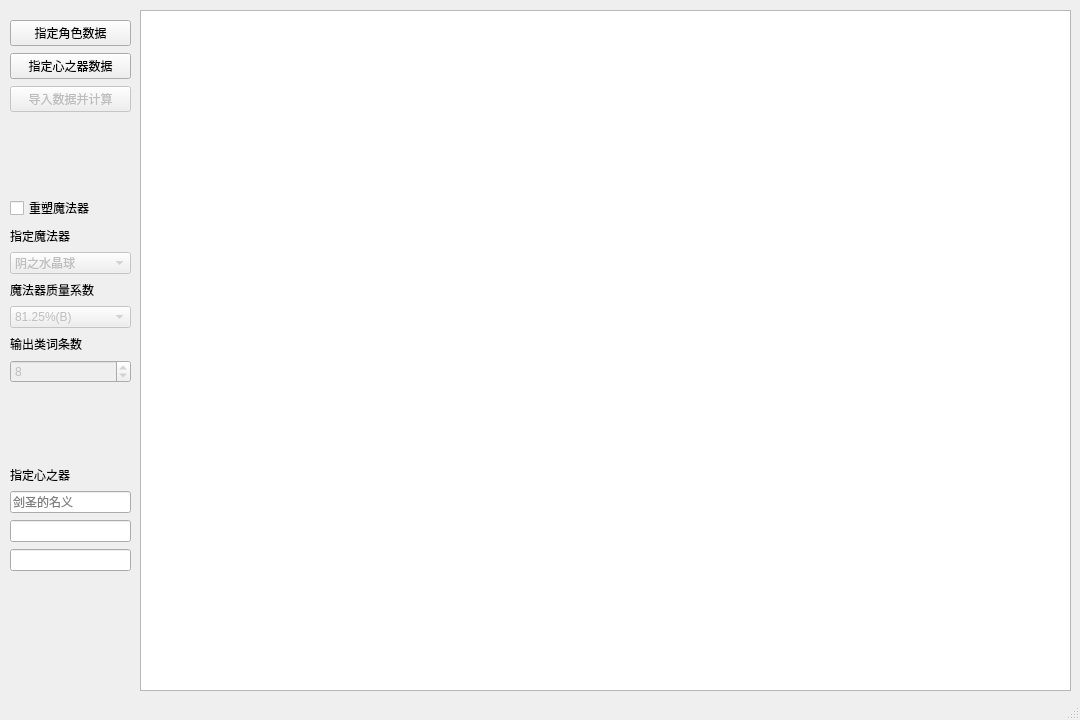
<?xml version="1.0" encoding="UTF-8"?>
<ui version="4.0">
 <class>MainWindow</class>
 <widget class="QMainWindow" name="MainWindow">
  <property name="windowModality">
   <enum>Qt::NonModal</enum>
  </property>
  <property name="enabled">
   <bool>true</bool>
  </property>
  <property name="geometry">
   <rect>
    <x>0</x>
    <y>0</y>
    <width>1080</width>
    <height>720</height>
   </rect>
  </property>
  <property name="minimumSize">
   <size>
    <width>1080</width>
    <height>720</height>
   </size>
  </property>
  <property name="maximumSize">
   <size>
    <width>1080</width>
    <height>720</height>
   </size>
  </property>
  <property name="windowTitle">
   <string>Re:0手游装备推荐器&amp;伤害计算器v3.0.0</string>
  </property>
  <property name="windowIcon">
   <iconset>
    <normaloff>icon.png</normaloff>icon.png</iconset>
  </property>
  <widget class="QWidget" name="centralwidget">
   <widget class="QTextBrowser" name="browser">
    <property name="geometry">
     <rect>
      <x>140</x>
      <y>10</y>
      <width>931</width>
      <height>681</height>
     </rect>
    </property>
    <property name="font">
     <font>
      <family>Consolas</family>
      <pointsize>9</pointsize>
      <underline>false</underline>
      <strikeout>false</strikeout>
      <kerning>true</kerning>
     </font>
    </property>
    <property name="html">
     <string>&lt;!DOCTYPE HTML PUBLIC &quot;-//W3C//DTD HTML 4.0//EN&quot; &quot;http://www.w3.org/TR/REC-html40/strict.dtd&quot;&gt;
&lt;html&gt;&lt;head&gt;&lt;meta name=&quot;qrichtext&quot; content=&quot;1&quot; /&gt;&lt;style type=&quot;text/css&quot;&gt;
p, li { white-space: pre-wrap; }
&lt;/style&gt;&lt;/head&gt;&lt;body style=&quot; font-family:'Consolas'; font-size:9pt; font-weight:400; font-style:normal;&quot;&gt;
&lt;p style=&quot;-qt-paragraph-type:empty; margin-top:0px; margin-bottom:0px; margin-left:0px; margin-right:0px; -qt-block-indent:0; text-indent:0px; font-size:12pt;&quot;&gt;&lt;br /&gt;&lt;/p&gt;&lt;/body&gt;&lt;/html&gt;</string>
    </property>
   </widget>
   <widget class="QWidget" name="layoutWidget">
    <property name="geometry">
     <rect>
      <x>10</x>
      <y>20</y>
      <width>121</width>
      <height>551</height>
     </rect>
    </property>
    <layout class="QVBoxLayout" name="verticalLayout">
     <property name="spacing">
      <number>7</number>
     </property>
     <property name="sizeConstraint">
      <enum>QLayout::SetDefaultConstraint</enum>
     </property>
     <property name="bottomMargin">
      <number>0</number>
     </property>
     <item>
      <widget class="QPushButton" name="pushButton_import_para">
       <property name="text">
        <string>指定角色数据</string>
       </property>
      </widget>
     </item>
     <item>
      <widget class="QPushButton" name="pushButton_import_xzq">
       <property name="text">
        <string>指定心之器数据</string>
       </property>
      </widget>
     </item>
     <item>
      <widget class="QPushButton" name="pushButton_run">
       <property name="enabled">
        <bool>false</bool>
       </property>
       <property name="text">
        <string>导入数据并计算</string>
       </property>
      </widget>
     </item>
     <item>
      <spacer name="verticalSpacer">
       <property name="orientation">
        <enum>Qt::Vertical</enum>
       </property>
       <property name="sizeHint" stdset="0">
        <size>
         <width>20</width>
         <height>40</height>
        </size>
       </property>
      </spacer>
     </item>
     <item>
      <widget class="QCheckBox" name="checkBox_mfq">
       <property name="text">
        <string>重塑魔法器</string>
       </property>
      </widget>
     </item>
     <item>
      <widget class="QLabel" name="label_mfq">
       <property name="text">
        <string>指定魔法器</string>
       </property>
      </widget>
     </item>
     <item>
      <widget class="QComboBox" name="comboBox_mfq">
       <property name="enabled">
        <bool>false</bool>
       </property>
       <property name="maxVisibleItems">
        <number>39</number>
       </property>
       <item>
        <property name="text">
         <string>阴之水晶球</string>
        </property>
       </item>
       <item>
        <property name="text">
         <string>不蚀的箭矢</string>
        </property>
       </item>
       <item>
        <property name="text">
         <string>六面回音骰</string>
        </property>
       </item>
       <item>
        <property name="text">
         <string>女王的金器</string>
        </property>
       </item>
       <item>
        <property name="text">
         <string>倒流的沙漏</string>
        </property>
       </item>
       <item>
        <property name="text">
         <string>银质假面</string>
        </property>
       </item>
       <item>
        <property name="text">
         <string>石封之光</string>
        </property>
       </item>
       <item>
        <property name="text">
         <string>指引的胸针</string>
        </property>
       </item>
       <item>
        <property name="text">
         <string>龙纹手杖</string>
        </property>
       </item>
       <item>
        <property name="text">
         <string>附灵之戒</string>
        </property>
       </item>
       <item>
        <property name="text">
         <string>颤栗之匙</string>
        </property>
       </item>
       <item>
        <property name="text">
         <string>魔焰匕首</string>
        </property>
       </item>
       <item>
        <property name="text">
         <string>命运之刻</string>
        </property>
       </item>
       <item>
        <property name="text">
         <string>古怪的陶罐</string>
        </property>
       </item>
       <item>
        <property name="text">
         <string>沉睡的吊坠</string>
        </property>
       </item>
      </widget>
     </item>
     <item>
      <widget class="QLabel" name="label_mfq_k">
       <property name="text">
        <string>魔法器质量系数</string>
       </property>
      </widget>
     </item>
     <item>
      <widget class="QComboBox" name="comboBox_mfq_k">
       <property name="enabled">
        <bool>false</bool>
       </property>
       <property name="editable">
        <bool>false</bool>
       </property>
       <property name="currentIndex">
        <number>5</number>
       </property>
       <property name="maxVisibleItems">
        <number>18</number>
       </property>
       <item>
        <property name="text">
         <string>100%(最好)</string>
        </property>
       </item>
       <item>
        <property name="text">
         <string>97.5%(S)</string>
        </property>
       </item>
       <item>
        <property name="text">
         <string>95%(S/A)</string>
        </property>
       </item>
       <item>
        <property name="text">
         <string>91.25%(A)</string>
        </property>
       </item>
       <item>
        <property name="text">
         <string>87.5%(A/B)</string>
        </property>
       </item>
       <item>
        <property name="text">
         <string>81.25%(B)</string>
        </property>
       </item>
       <item>
        <property name="text">
         <string>75%(B/C)</string>
        </property>
       </item>
       <item>
        <property name="text">
         <string>70%(C)</string>
        </property>
       </item>
       <item>
        <property name="text">
         <string>65%(C/D)</string>
        </property>
       </item>
       <item>
        <property name="text">
         <string>57.5%(D)</string>
        </property>
       </item>
       <item>
        <property name="text">
         <string>50%(最差)</string>
        </property>
       </item>
      </widget>
     </item>
     <item>
      <widget class="QLabel" name="label_mfq_num">
       <property name="text">
        <string>输出类词条数</string>
       </property>
      </widget>
     </item>
     <item>
      <widget class="QSpinBox" name="spinBox_mfq_num">
       <property name="enabled">
        <bool>false</bool>
       </property>
       <property name="minimum">
        <number>1</number>
       </property>
       <property name="maximum">
        <number>12</number>
       </property>
       <property name="value">
        <number>8</number>
       </property>
      </widget>
     </item>
     <item>
      <spacer name="verticalSpacer_2">
       <property name="orientation">
        <enum>Qt::Vertical</enum>
       </property>
       <property name="sizeHint" stdset="0">
        <size>
         <width>20</width>
         <height>40</height>
        </size>
       </property>
      </spacer>
     </item>
     <item>
      <widget class="QLabel" name="label_xzq">
       <property name="text">
        <string>指定心之器</string>
       </property>
      </widget>
     </item>
     <item>
      <widget class="QLineEdit" name="xzq_1">
       <property name="enabled">
        <bool>true</bool>
       </property>
       <property name="placeholderText">
        <string>剑圣的名义</string>
       </property>
      </widget>
     </item>
     <item>
      <widget class="QLineEdit" name="xzq_2"/>
     </item>
     <item>
      <widget class="QLineEdit" name="xzq_3"/>
     </item>
    </layout>
   </widget>
  </widget>
  <widget class="QStatusBar" name="bar"/>
  <action name="action_import">
   <property name="text">
    <string>导入</string>
   </property>
  </action>
  <action name="action_export">
   <property name="text">
    <string>导出</string>
   </property>
  </action>
 </widget>
 <tabstops>
  <tabstop>pushButton_import_para</tabstop>
  <tabstop>pushButton_import_xzq</tabstop>
  <tabstop>pushButton_run</tabstop>
  <tabstop>checkBox_mfq</tabstop>
  <tabstop>comboBox_mfq</tabstop>
  <tabstop>comboBox_mfq_k</tabstop>
  <tabstop>spinBox_mfq_num</tabstop>
  <tabstop>xzq_1</tabstop>
  <tabstop>xzq_2</tabstop>
  <tabstop>xzq_3</tabstop>
  <tabstop>browser</tabstop>
 </tabstops>
 <resources/>
 <connections>
  <connection>
   <sender>pushButton_import_para</sender>
   <signal>clicked()</signal>
   <receiver>MainWindow</receiver>
   <slot>import_para()</slot>
   <hints>
    <hint type="sourcelabel">
     <x>30</x>
     <y>24</y>
    </hint>
    <hint type="destinationlabel">
     <x>41</x>
     <y>137</y>
    </hint>
   </hints>
  </connection>
  <connection>
   <sender>pushButton_import_xzq</sender>
   <signal>clicked()</signal>
   <receiver>MainWindow</receiver>
   <slot>import_xzq()</slot>
   <hints>
    <hint type="sourcelabel">
     <x>67</x>
     <y>68</y>
    </hint>
    <hint type="destinationlabel">
     <x>78</x>
     <y>162</y>
    </hint>
   </hints>
  </connection>
  <connection>
   <sender>pushButton_run</sender>
   <signal>clicked()</signal>
   <receiver>MainWindow</receiver>
   <slot>run()</slot>
   <hints>
    <hint type="sourcelabel">
     <x>103</x>
     <y>102</y>
    </hint>
    <hint type="destinationlabel">
     <x>111</x>
     <y>189</y>
    </hint>
   </hints>
  </connection>
  <connection>
   <sender>checkBox_mfq</sender>
   <signal>stateChanged(int)</signal>
   <receiver>MainWindow</receiver>
   <slot>set_mfq_enabled()</slot>
   <hints>
    <hint type="sourcelabel">
     <x>66</x>
     <y>220</y>
    </hint>
    <hint type="destinationlabel">
     <x>70</x>
     <y>400</y>
    </hint>
   </hints>
  </connection>
 </connections>
 <slots>
  <slot>import_para()</slot>
  <slot>run()</slot>
  <slot>import_xzq()</slot>
  <slot>set_mfq_enabled()</slot>
 </slots>
</ui>
